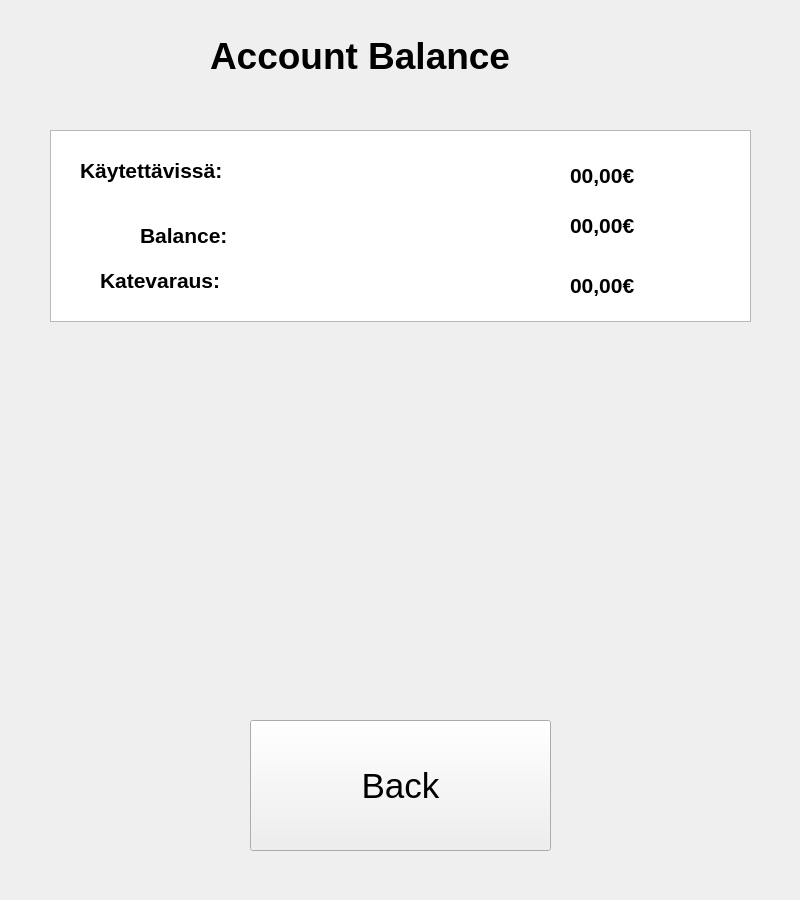
<?xml version="1.0" encoding="UTF-8"?>
<ui version="4.0">
 <class>TilinSaldo</class>
 <widget class="QWidget" name="TilinSaldo">
  <property name="geometry">
   <rect>
    <x>0</x>
    <y>0</y>
    <width>800</width>
    <height>900</height>
   </rect>
  </property>
  <property name="windowTitle">
   <string>Form</string>
  </property>
  <widget class="QWidget" name="widget" native="true">
   <property name="geometry">
    <rect>
     <x>0</x>
     <y>0</y>
     <width>801</width>
     <height>901</height>
    </rect>
   </property>
   <widget class="QGraphicsView" name="graphicsView">
    <property name="geometry">
     <rect>
      <x>50</x>
      <y>130</y>
      <width>701</width>
      <height>192</height>
     </rect>
    </property>
   </widget>
   <widget class="QLabel" name="label">
    <property name="geometry">
     <rect>
      <x>210</x>
      <y>30</y>
      <width>391</width>
      <height>51</height>
     </rect>
    </property>
    <property name="font">
     <font>
      <pointsize>28</pointsize>
      <weight>75</weight>
      <bold>true</bold>
     </font>
    </property>
    <property name="text">
     <string>Account Balance</string>
    </property>
   </widget>
   <widget class="QLabel" name="labe4">
    <property name="geometry">
     <rect>
      <x>80</x>
      <y>150</y>
      <width>191</width>
      <height>41</height>
     </rect>
    </property>
    <property name="font">
     <font>
      <pointsize>16</pointsize>
      <weight>75</weight>
      <bold>true</bold>
     </font>
    </property>
    <property name="text">
     <string>Käytettävissä:</string>
    </property>
   </widget>
   <widget class="QLabel" name="label3">
    <property name="geometry">
     <rect>
      <x>140</x>
      <y>220</y>
      <width>121</width>
      <height>31</height>
     </rect>
    </property>
    <property name="font">
     <font>
      <pointsize>16</pointsize>
      <weight>75</weight>
      <bold>true</bold>
     </font>
    </property>
    <property name="text">
     <string>Balance:</string>
    </property>
   </widget>
   <widget class="QPushButton" name="buttonKirjauduUlos">
    <property name="geometry">
     <rect>
      <x>250</x>
      <y>720</y>
      <width>301</width>
      <height>131</height>
     </rect>
    </property>
    <property name="font">
     <font>
      <pointsize>26</pointsize>
      <weight>50</weight>
      <bold>false</bold>
     </font>
    </property>
    <property name="text">
     <string>Back</string>
    </property>
   </widget>
   <widget class="QLabel" name="saldoLabel">
    <property name="geometry">
     <rect>
      <x>570</x>
      <y>200</y>
      <width>101</width>
      <height>51</height>
     </rect>
    </property>
    <property name="font">
     <font>
      <pointsize>16</pointsize>
      <weight>75</weight>
      <bold>true</bold>
     </font>
    </property>
    <property name="text">
     <string>00,00€</string>
    </property>
   </widget>
   <widget class="QLabel" name="katevarausLabel">
    <property name="geometry">
     <rect>
      <x>570</x>
      <y>260</y>
      <width>101</width>
      <height>51</height>
     </rect>
    </property>
    <property name="font">
     <font>
      <pointsize>16</pointsize>
      <weight>75</weight>
      <bold>true</bold>
     </font>
    </property>
    <property name="text">
     <string>00,00€</string>
    </property>
   </widget>
   <widget class="QLabel" name="label2">
    <property name="geometry">
     <rect>
      <x>100</x>
      <y>270</y>
      <width>171</width>
      <height>21</height>
     </rect>
    </property>
    <property name="font">
     <font>
      <pointsize>16</pointsize>
      <weight>75</weight>
      <bold>true</bold>
     </font>
    </property>
    <property name="text">
     <string>Katevaraus:</string>
    </property>
   </widget>
   <widget class="QLabel" name="kaytettavissaLabel">
    <property name="geometry">
     <rect>
      <x>570</x>
      <y>150</y>
      <width>161</width>
      <height>51</height>
     </rect>
    </property>
    <property name="font">
     <font>
      <pointsize>16</pointsize>
      <weight>75</weight>
      <bold>true</bold>
     </font>
    </property>
    <property name="text">
     <string>00,00€</string>
    </property>
   </widget>
  </widget>
 </widget>
 <resources/>
 <connections/>
</ui>
